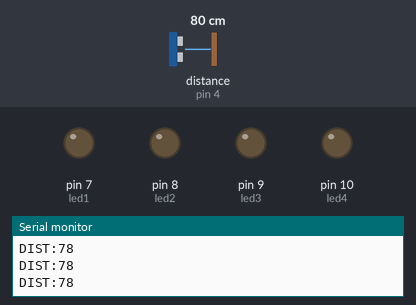
The sketch below on a simulated Arduino Uno, built with avr-gcc and run on an emulated ATmega328P. On the bench: output pins drawn as LEDs (lit = HIGH), the last lines printed to the serial monitor. Wiring (inferred from the names in the program): ultrasonic range finder: trigger pin 2; echo pin 4. Inputs (shaded band) come from the test bench; at power-on: distance to the obstacle (sensor on pin 4) 80 cm. The echo pulse lasts 58.3 µs per cm; pins used as bus, display or sensor lines are not drawn.

Above: at 1.2 s.
1.3 s: distance to the obstacle (sensor on pin 4) set to 45 cm
2.8 s: distance to the obstacle (sensor on pin 4) set to 39 cm
At 3.5 s:
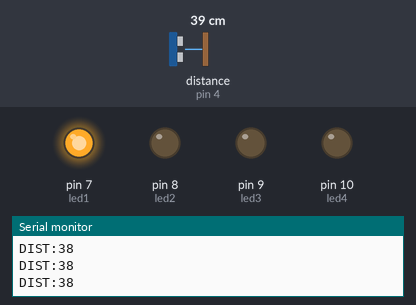
4.3 s: distance to the obstacle (sensor on pin 4) set to 35 cm
5.8 s: distance to the obstacle (sensor on pin 4) set to 28 cm
At 6.6 s:
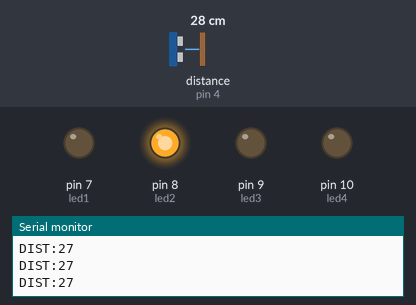
7.4 s: distance to the obstacle (sensor on pin 4) set to 23 cm
10.4 s: distance to the obstacle (sensor on pin 4) set to 19 cm
At 11.1 s:
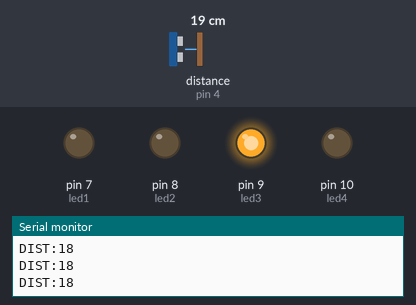
Timing chart, 0 to 13.0 s (numbered marks = the images above; inputs shaded):
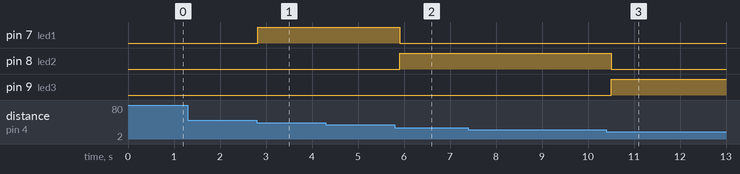

Measured:
- the behaviour switches between 42 and 41 cm on distance to the obstacle (sensor on pin 4) (found by bisection; images 0 and 1)
- the behaviour switches between 32 and 31 cm on distance to the obstacle (sensor on pin 4) (found by bisection; images 1 and 2)
- the behaviour switches between 22 and 21 cm on distance to the obstacle (sensor on pin 4) (found by bisection; images 2 and 3)
- after the input at 2.8 s, pin 7 (led1): LOW → HIGH at once
- after the input at 5.8 s, pin 7 (led1): HIGH → LOW after 0.10 s; pin 8 (led2): LOW → HIGH after 0.10 s
- after the input at 10.4 s, pin 8 (led2): HIGH → LOW after 0.10 s; pin 9 (led3): LOW → HIGH after 0.10 s

The sketch:

sketch_dec4b.ino
```cpp
// Pines del sensor ultrasonico
const int trigPin = 2;
const int echoPin = 4;

// Pines de los LEDs
const int led1 = 7;
const int led2 = 8;
const int led3 = 9;
const int led4 = 10;

// Buzzer
const int buzzer = 12;

long duracion;
int distancia;

void setup() {
  pinMode(trigPin, OUTPUT);
  pinMode(echoPin, INPUT);

  pinMode(led1, OUTPUT);
  pinMode(led2, OUTPUT);
  pinMode(led3, OUTPUT);
  pinMode(led4, OUTPUT);

  pinMode(buzzer, OUTPUT);

  Serial.begin(9600);
}

void loop() {

  // ------ CALCULAR DISTANCIA ------
  digitalWrite(trigPin, LOW);
  delayMicroseconds(2);
  digitalWrite(trigPin, HIGH);
  delayMicroseconds(10);
  digitalWrite(trigPin, LOW);

  duracion = pulseIn(echoPin, HIGH);
  distancia = duracion * 0.034 / 2;

  // ----- ENVIAR DISTANCIA A VISUAL -----
  Serial.print("DIST:");
  Serial.println(distancia);

  // Apagar todo
  digitalWrite(led1, LOW);
  digitalWrite(led2, LOW);
  digitalWrite(led3, LOW);
  digitalWrite(led4, LOW);
  noTone(buzzer);

  // ------ ENCENDIDOS SEGÚN DISTANCIA ------
  if (distancia > 40) {
    // Nada
  }
  else if (distancia > 30) {
    digitalWrite(led1, HIGH);
  }
  else if (distancia > 20) {
    digitalWrite(led2, HIGH);
  }
  else if (distancia > 10) {
    digitalWrite(led3, HIGH);
  }
  else {
    digitalWrite(led4, HIGH);
    tone(buzzer, 1000);
    delay(120);
    noTone(buzzer);
    delay(120);
  }

  delay(100);
}
```
